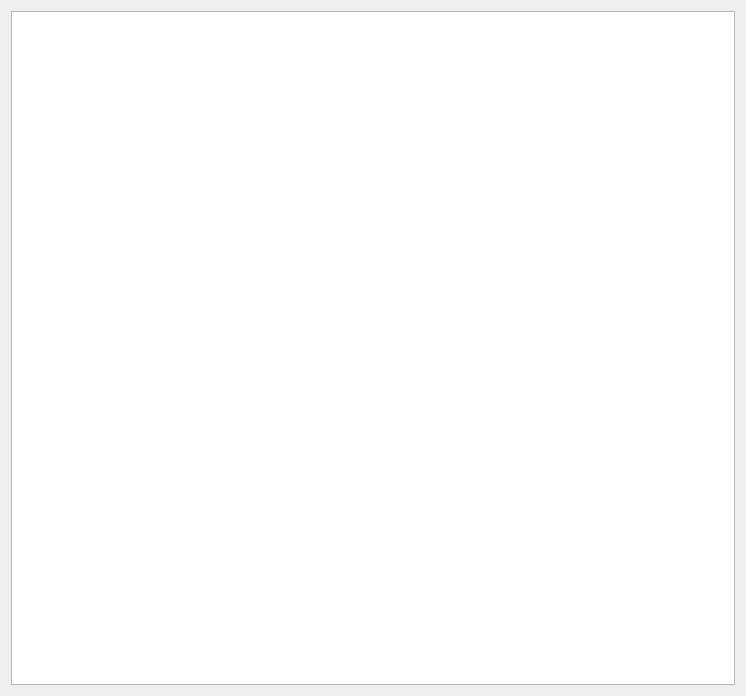
<?xml version="1.0" encoding="UTF-8"?>
<ui version="4.0">
 <class>Dialog</class>
 <widget class="QDialog" name="Dialog">
  <property name="geometry">
   <rect>
    <x>0</x>
    <y>0</y>
    <width>746</width>
    <height>696</height>
   </rect>
  </property>
  <property name="windowTitle">
   <string>Dialog</string>
  </property>
  <layout class="QGridLayout" name="gridLayout">
   <item row="0" column="0">
    <widget class="QListWidget" name="listWidget"/>
   </item>
  </layout>
 </widget>
 <resources/>
 <connections/>
</ui>
